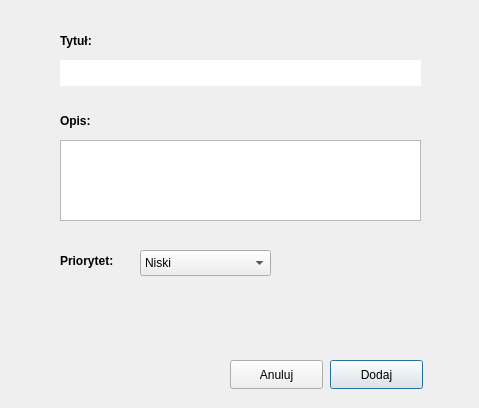
<?xml version="1.0" encoding="UTF-8"?>
<ui version="4.0">
 <class>AddForm</class>
 <widget class="QDialog" name="AddForm">
  <property name="geometry">
   <rect>
    <x>0</x>
    <y>0</y>
    <width>479</width>
    <height>408</height>
   </rect>
  </property>
  <property name="windowTitle">
   <string>Dodaj zadanie</string>
  </property>
  <property name="action" stdset="0">
   <string>addTask</string>
  </property>
  <widget class="QLabel" name="labelTitle">
   <property name="geometry">
    <rect>
     <x>60</x>
     <y>30</y>
     <width>61</width>
     <height>21</height>
    </rect>
   </property>
   <property name="font">
    <font>
     <bold>true</bold>
    </font>
   </property>
   <property name="text">
    <string>Tytuł:</string>
   </property>
  </widget>
  <widget class="QPushButton" name="cancelButton">
   <property name="geometry">
    <rect>
     <x>230</x>
     <y>360</y>
     <width>93</width>
     <height>29</height>
    </rect>
   </property>
   <property name="text">
    <string>Anuluj</string>
   </property>
   <property name="autoDefault">
    <bool>false</bool>
   </property>
  </widget>
  <widget class="QLineEdit" name="txtTitle">
   <property name="enabled">
    <bool>true</bool>
   </property>
   <property name="geometry">
    <rect>
     <x>60</x>
     <y>60</y>
     <width>361</width>
     <height>26</height>
    </rect>
   </property>
   <property name="frame">
    <bool>false</bool>
   </property>
  </widget>
  <widget class="QLabel" name="labelDescription">
   <property name="geometry">
    <rect>
     <x>60</x>
     <y>110</y>
     <width>61</width>
     <height>21</height>
    </rect>
   </property>
   <property name="font">
    <font>
     <bold>true</bold>
    </font>
   </property>
   <property name="text">
    <string>Opis:</string>
   </property>
  </widget>
  <widget class="QPlainTextEdit" name="txtDescription">
   <property name="geometry">
    <rect>
     <x>60</x>
     <y>140</y>
     <width>361</width>
     <height>81</height>
    </rect>
   </property>
  </widget>
  <widget class="QPushButton" name="addButton">
   <property name="geometry">
    <rect>
     <x>330</x>
     <y>360</y>
     <width>93</width>
     <height>29</height>
    </rect>
   </property>
   <property name="text">
    <string>Dodaj</string>
   </property>
   <property name="autoDefault">
    <bool>true</bool>
   </property>
  </widget>
  <widget class="QLabel" name="alertBox">
   <property name="geometry">
    <rect>
     <x>150</x>
     <y>300</y>
     <width>181</width>
     <height>41</height>
    </rect>
   </property>
   <property name="styleSheet">
    <string notr="true">color: red;
font-weight: bold;
font-size: 15px;
text-align: center;</string>
   </property>
   <property name="text">
    <string/>
   </property>
  </widget>
  <widget class="QLabel" name="labelPriority">
   <property name="geometry">
    <rect>
     <x>60</x>
     <y>250</y>
     <width>91</width>
     <height>21</height>
    </rect>
   </property>
   <property name="font">
    <font>
     <bold>true</bold>
    </font>
   </property>
   <property name="text">
    <string>Priorytet:</string>
   </property>
  </widget>
  <widget class="QComboBox" name="priorityBox">
   <property name="enabled">
    <bool>true</bool>
   </property>
   <property name="geometry">
    <rect>
     <x>140</x>
     <y>250</y>
     <width>131</width>
     <height>26</height>
    </rect>
   </property>
   <item>
    <property name="text">
     <string>Niski</string>
    </property>
   </item>
   <item>
    <property name="text">
     <string>Średni</string>
    </property>
   </item>
   <item>
    <property name="text">
     <string>Wysoki</string>
    </property>
   </item>
  </widget>
  <zorder>labelTitle</zorder>
  <zorder>cancelButton</zorder>
  <zorder>txtTitle</zorder>
  <zorder>labelDescription</zorder>
  <zorder>addButton</zorder>
  <zorder>alertBox</zorder>
  <zorder>labelPriority</zorder>
  <zorder>priorityBox</zorder>
  <zorder>txtDescription</zorder>
 </widget>
 <resources/>
 <connections/>
</ui>
